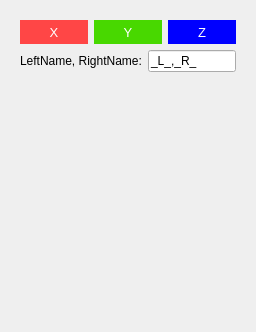
          <widget class="QWidget" name="page_rotate">
           <property name="geometry">
            <rect>
             <x>0</x>
             <y>0</y>
             <width>256</width>
             <height>332</height>
            </rect>
           </property>
           <attribute name="label">
            <string>Mirror Transform</string>
           </attribute>
           <layout class="QVBoxLayout" name="verticalLayout_13">
            <item>
             <widget class="QWidget" name="mirrorGrp" native="true">
              <layout class="QVBoxLayout" name="verticalLayout_10">
               <item>
                <layout class="QHBoxLayout" name="horizontalLayout_6">
                 <item>
                  <widget class="QPushButton" name="btnMirrorX">
                   <property name="sizePolicy">
                    <sizepolicy hsizetype="Minimum" vsizetype="Minimum">
                     <horstretch>0</horstretch>
                     <verstretch>0</verstretch>
                    </sizepolicy>
                   </property>
                   <property name="minimumSize">
                    <size>
                     <width>0</width>
                     <height>24</height>
                    </size>
                   </property>
                   <property name="font">
                    <font>
                     <family>Arial</family>
                     <pointsize>10</pointsize>
                     <weight>50</weight>
                     <bold>false</bold>
                    </font>
                   </property>
                   <property name="styleSheet">
                    <string notr="true">background-color: rgb(255, 70, 70);
color: white;
border: 0px;</string>
                   </property>
                   <property name="text">
                    <string>X</string>
                   </property>
                  </widget>
                 </item>
                 <item>
                  <widget class="QPushButton" name="btn_mirrorY">
                   <property name="sizePolicy">
                    <sizepolicy hsizetype="Minimum" vsizetype="Minimum">
                     <horstretch>0</horstretch>
                     <verstretch>0</verstretch>
                    </sizepolicy>
                   </property>
                   <property name="minimumSize">
                    <size>
                     <width>0</width>
                     <height>24</height>
                    </size>
                   </property>
                   <property name="font">
                    <font>
                     <family>Arial</family>
                     <pointsize>10</pointsize>
                     <weight>50</weight>
                     <bold>false</bold>
                    </font>
                   </property>
                   <property name="styleSheet">
                    <string notr="true">background-color: rgb(72, 216, 0);
color: white;
border: 0px;</string>
                   </property>
                   <property name="text">
                    <string>Y</string>
                   </property>
                  </widget>
                 </item>
                 <item>
                  <widget class="QPushButton" name="btn_mirrorZ">
                   <property name="sizePolicy">
                    <sizepolicy hsizetype="Minimum" vsizetype="Minimum">
                     <horstretch>0</horstretch>
                     <verstretch>0</verstretch>
                    </sizepolicy>
                   </property>
                   <property name="minimumSize">
                    <size>
                     <width>0</width>
                     <height>24</height>
                    </size>
                   </property>
                   <property name="font">
                    <font>
                     <family>Arial</family>
                     <pointsize>10</pointsize>
                     <weight>50</weight>
                     <bold>false</bold>
                    </font>
                   </property>
                   <property name="styleSheet">
                    <string notr="true">background-color: blue;
color: white;
border: 0px;</string>
                   </property>
                   <property name="text">
                    <string>Z</string>
                   </property>
                  </widget>
                 </item>
                </layout>
               </item>
               <item>
                <layout class="QHBoxLayout" name="horizontalLayout_14">
                 <item>
                  <widget class="QLabel" name="mirrorLRLabel">
                   <property name="text">
                    <string>LeftName, RightName:</string>
                   </property>
                  </widget>
                 </item>
                 <item>
                  <widget class="QLineEdit" name="mirrorLR_edit">
                   <property name="text">
                    <string>_L_,_R_</string>
                   </property>
                  </widget>
                 </item>
                </layout>
               </item>
               <item>
                <spacer name="verticalSpacer_3">
                 <property name="orientation">
                  <enum>Qt::Vertical</enum>
                 </property>
                 <property name="sizeType">
                  <enum>QSizePolicy::MinimumExpanding</enum>
                 </property>
                 <property name="sizeHint" stdset="0">
                  <size>
                   <width>20</width>
                   <height>20</height>
                  </size>
                 </property>
                </spacer>
               </item>
              </layout>
             </widget>
            </item>
           </layout>
          </widget>
